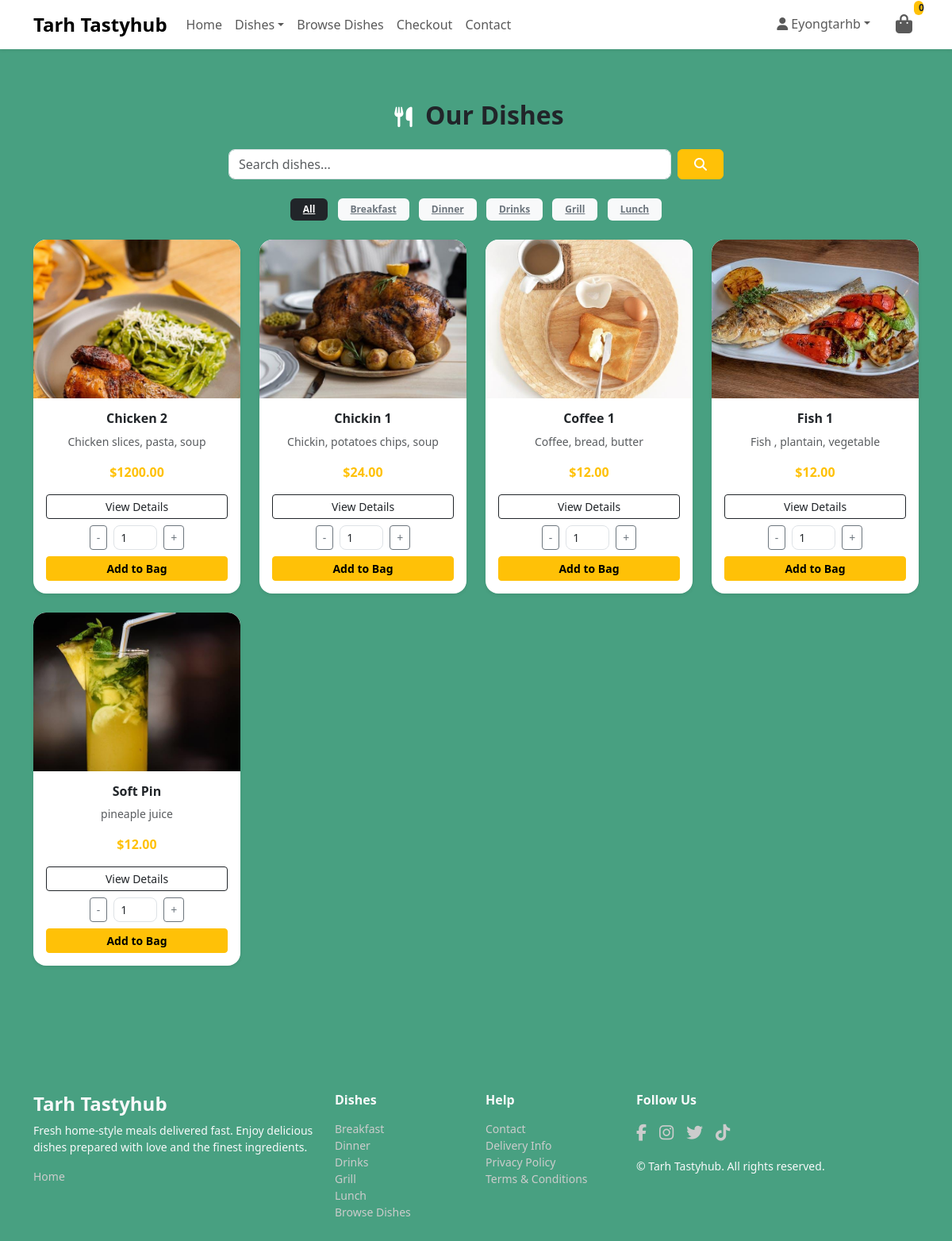
/dishes/ (signed in), run on the app's committed database.
### dishes/models.py (models this page shows, shortened)
class Category(models.Model):
    name = models.CharField(max_length=100, unique=True)
    slug = models.SlugField(max_length=100, unique=True, db_index=True)
    menu_type = models.CharField(
        max_length=50,
        choices=(
            ('Breakfast', 'Breakfast'),
            ('Lunch', 'Lunch'),
            ('Dinner', 'Dinner'),
            ('Grill', 'Grill'),
            ('Drinks', 'Drinks'),
        ),
        default='Breakfast'  # <-- added default to fix migration
    )
    description = models.TextField(blank=True, null=True)
    icon = models.ImageField(upload_to='category_icons/', blank=True, null=True)
    class Meta:
        verbose_name_plural = 'Categories'
        ordering = ('name',)
    def __str__(self):
        return self.name

class Dish(models.Model):
    DIETARY_CHOICES = (
        ('Vegetarian', 'Vegetarian'),
        ('Vegan', 'Vegan'),
        ('Gluten-Free', 'Gluten-Free'),
        ('Spicy', 'Spicy'),
        ('None', 'None'),
    )
    category = models.ForeignKey(Category, related_name='dishes', on_delete=models.CASCADE)
    name = models.CharField(max_length=200)
    slug = models.SlugField(max_length=200, db_index=True)
    description = models.TextField()
    ingredients = models.TextField(blank=True, null=True)
    dietary_info = models.CharField(max_length=50, choices=DIETARY_CHOICES, blank=True, null=True)
    prep_time = models.PositiveIntegerField(help_text="Preparation time in minutes", blank=True, null=True)
    price = models.DecimalField(
        max_digits=8,
        decimal_places=2,
        default=Decimal('0.00'),
        validators=[MinValueValidator(Decimal('0.00'))]
    )
    calories = models.PositiveIntegerField(blank=True, null=True)
    image = models.ImageField(upload_to='dishes/', blank=True, null=True)
    available = models.BooleanField(default=True)
    is_special = models.BooleanField(default=False)
    available_from = models.TimeField(blank=True, null=True)
    available_until = models.TimeField(blank=True, null=True)
    created = models.DateTimeField(auto_now_add=True)
    updated = models.DateTimeField(auto_now=True)
    objects = DishManager()
    class Meta:
        ordering = ('name',)
        constraints = [
            UniqueConstraint(fields=['category', 'slug'], name='unique_category_slug')
        ]
        indexes = [
            models.Index(fields=['slug']),
            models.Index(fields=['name']),
        ]

### dishes/views.py (the view)
# urls.py: path('', views.all_dishes, name='dish_list'),
def all_dishes(request):
    search_term = request.GET.get("q", "").strip()
    category_slug = request.GET.get("category", "").strip()
    page = request.GET.get("page", 1)
    categories = get_cached_categories()
    dishes = Dish.objects.available().with_portions().with_images().select_related("category")
    current_category = None
    if category_slug:
        current_category = get_object_or_404(Category, slug=category_slug)
        dishes = dishes.filter(category=current_category)
    if search_term:
        dishes = dishes.filter(name__icontains=search_term)
    paginator = Paginator(dishes, 12)
    try:
        dishes_page = paginator.page(page)
    except PageNotAnInteger:
        dishes_page = paginator.page(1)
    except EmptyPage:
        dishes_page = paginator.page(paginator.num_pages)
    context = {
        "dishes": dishes_page,
        "categories": categories,
        "current_category": current_category,
        "search_term": search_term,
    }
    return render(request, "dishes/dishes.html", context)

### dishes/context_processors.py (called while the page is built)
def menu_dishes(request):
    menu = cache.get('menu_dishes')
    if menu is None:
        menu = {}
        menu_types = ['Breakfast', 'Lunch', 'Grill', 'Drinks']
        for menu_type in menu_types:
            categories = Category.objects.filter(menu_type=menu_type).prefetch_related('dishes')
            menu[menu_type] = {
                category.name: category.dishes.filter(available=True)
                for category in categories
            }
        cache.set('menu_dishes', menu, 60 * 60)  # cache for 1 hour
    return {'menu_dishes': menu}

def categories_nav(request):
    categories = cache.get('nav_categories')
    if categories is None:
        categories = list(Category.objects.only('name', 'slug'))
        cache.set('nav_categories', categories, 60 * 60)  # cache for 1 hour
    return {'categories': categories}

### dishes/models.py (called while the page is built)
    def available(self):
        return self.filter(available=True)

    def with_portions(self):
        return self.prefetch_related('portions')

    def with_images(self):
        return self.prefetch_related('images')

    def get_queryset(self):
        return DishQuerySet(self.model, using=self._db)

    def available(self):
        return self.get_queryset().available()

### dishes/views.py (called while the page is built)
def get_cached_categories():
    key = "cached_category_menu"
    categories = cache.get(key)
    if not categories:
        categories = Category.objects.all().order_by("name")
        cache.set(key, categories, 3600)  # 1 hour
    return categories

### dishes/templates/dishes/dishes.html (shortened to what this page needs)
{% extends 'base.html' %}
{% load static %}
{% block content %}
  <div class="container py-5">
    <h2 class="fw-bold text-center mb-4">
      <span class="fa-icon"><i class="fa-solid fa-utensils"></i></span>
      Our Dishes
    </h2>
    <form method="GET" class="d-flex justify-content-center mb-4">
      <input id="search-input" type="text" name="q" value="{{ search_term }}" placeholder="Search dishes..." class="form-control w-50 me-2" />
      <button class="btn btn-warning fw-bold"><span class="fa-icon"><i class="fas fa-search"></i></span></button>
    </form>
    <div class="text-center mb-4">
      <a href="{% url 'dish_list' %}" class="badge bg-dark text-white mx-1 px-3 py-2">All</a>
      {% for category in categories %}
        <a href="{% url 'dish_list' %}?category={{ category.slug }}" class="badge bg-light text-secondary mx-1 px-3 py-2">{{ category.name }}</a>
      {% endfor %}
    </div>
    <div class="row g-4">
      {% for dish in dishes %}
        <div class="col-md-3 col-sm-6">
          <div class="card h-100 shadow-sm border-0 rounded-4 dish-card">
            {% if dish.image %}
              <img src="{{ dish.image.url }}" class="card-img-top rounded-top-4" alt="{{ dish.name }}" />
            {% else %}
              <img src="{% static 'images/no-image.png' %}" class="card-img-top rounded-top-4" />
            {% endif %}
            <div class="card-body text-center">
              <h6 class="fw-bold">{{ dish.name }}</h6>
              <p class="text-muted small">{{ dish.description|truncatewords:12 }}</p>
              <p class="fw-bold text-warning">${{ dish.price }}</p>
              <a href="{% url 'dish_detail' dish.slug %}" class="btn btn-outline-dark btn-sm w-100 mb-2">View Details</a>
              <div class="d-flex justify-content-center align-items-center mb-2">
                <button type="button" class="btn btn-sm btn-outline-secondary dish-qty-decrement">-</button>
                <input type="number" class="form-control form-control-sm mx-2 dish-qty" value="1" min="1" style="width:55px;" />
                <button type="button" class="btn btn-sm btn-outline-secondary dish-qty-increment">+</button>
              </div>
              <button class="btn btn-warning btn-sm w-100 fw-bold add-to-bag" data-id="{{ dish.id }}" data-portion-id="{% if dish.portions.all %}{{ dish.portions.first.id }}{% endif %}">Add to Bag</button>
            </div>
          </div>
        </div>
      {% empty %}
        <p class="text-center text-muted">No dishes found.</p>
      {% endfor %}
    </div>
  </div>
{% endblock %}

### templates/includes/main-nav.html (shortened to what this page needs)
{% load static %}
{% load dishes_extras %}
<nav class="navbar navbar-expand-lg navbar-light bg-white shadow-sm d-none d-lg-block">
  <div class="container">
    <a class="navbar-brand fw-bold" href="{% url 'home' %}">Tarh Tastyhub</a>
    <div class="collapse navbar-collapse" id="mainNavbar">
      <ul class="navbar-nav me-auto mb-2 mb-lg-0">
        <li class="nav-item">
          <a class="nav-link" href="{% url 'home' %}">Home</a>
        </li>
        <li class="nav-item dropdown">
          <a class="nav-link dropdown-toggle" href="#" id="dishesDropdown" role="button" data-bs-toggle="dropdown" aria-expanded="false">Dishes</a>
        </li>
        <li class="nav-item">
          <a class="nav-link" href="{% url 'dish_list' %}">Browse Dishes</a>
        </li>
        <li class="nav-item">
          <a class="nav-link" href="{% url 'checkout' %}">Checkout</a>
        </li>
        <li class="nav-item">
          <a class="nav-link" href="">Contact</a>
        </li>
      </ul>
      <ul class="navbar-nav ms-auto mb-2 mb-lg-0">
        {% if user.is_authenticated %}
          <li class="nav-item dropdown">
            <a class="nav-link dropdown-toggle" href="#" id="profileDropdown" role="button" data-bs-toggle="dropdown" aria-expanded="false"><i class="fa-solid fa-user"></i> {{ user.username }}</a>
          </li>
        {% else %}
          <li class="nav-item">
            <a class="nav-link" href="{% url 'account_login' %}">Login</a>
          </li>
        {% endif %}
        <li class="nav-item ms-3 position-relative">
          <a class="nav-link position-relative" href="{% url 'bag' %}">
            <i class="fa-solid fa-shopping-bag fs-4"></i>
            <span id="bag-count" class="bag-count position-absolute top-0 start-100 translate-middle badge rounded-pill bg-warning text-dark" style="font-size: 0.75rem;">{{ bag_count|default:0 }}</span>
          </a>
        </li>
      </ul>
    </div>
  </div>
</nav>

### templates/includes/footer.html
<footer class="tarhh-footer text-light pt-5 pb-4 mt-5">
  <div class="container">
    <div class="row gy-4">
      <div class="col-12 col-md-4">
        <h4 class="logo-font fw-bold">Tarh Tastyhub</h4>
        <p class="mt-2 small">Fresh home-style meals delivered fast. Enjoy delicious dishes prepared with love and the finest ingredients.</p>
        <ul class="list-unstyled small">
          <li>
            <a class="footer-link" href="{% url 'home' %}">Home</a>
          </li>
        </ul>
      </div>
      <div class="col-6 col-md-2">
        <h6 class="fw-bold mb-3">Dishes</h6>
        <ul class="list-unstyled small">
          {% if categories %}
            {% for category in categories %}
              <li>
                <a class="footer-link" href="{% url 'dish_list_by_category' category.slug %}">{{ category }}</a>
              </li>
            {% endfor %}
          {% else %}
            <li>
              <span class="text-muted small">No categories</span>
            </li>
          {% endif %}
          <li>
            <a class="footer-link" href="{% url 'dish_list' %}">Browse Dishes</a>
          </li>
        </ul>
      </div>
      <div class="col-6 col-md-2">
        <h6 class="fw-bold mb-3">Help</h6>
        <ul class="list-unstyled small">
          <li>
            <a href="#" class="footer-link">Contact</a>
          </li>
          <li>
            <a href="#" class="footer-link">Delivery Info</a>
          </li>
          <li>
            <a href="#" class="footer-link">Privacy Policy</a>
          </li>
          <li>
            <a href="#" class="footer-link">Terms & Conditions</a>
          </li>
        </ul>
      </div>
      <div class="col-12 col-md-4">
        <h6 class="fw-bold mb-3">Follow Us</h6>
        <div class="d-flex gap-3">
          <a href="#" class="social-icon"><i class="fab fa-facebook-f"></i></a>
          <a href="#" class="social-icon"><i class="fab fa-instagram"></i></a>
          <a href="#" class="social-icon"><i class="fab fa-twitter"></i></a>
          <a href="#" class="social-icon"><i class="fab fa-tiktok"></i></a>
        </div>
        <p class="small mt-3 mb-0">&copy; {{ now|date:'Y' }} Tarh Tastyhub. All rights reserved.</p>
      </div>
    </div>
  </div>
</footer>

### static/css/base.css (style rules this page uses)
* { padding: 0; margin: 0; }
body { background-color: rgba(39, 143, 106, 0.843); font-family: 'Poppins', 'Segoe UI', sans-serif; color: #212529; }
.navbar-brand { font-size: 1.5rem; font-weight: 700; }
.nav-link { font-weight: 500; transition: color 0.2s ease-in-out; }
.navbar .badge, .offcanvas .badge { font-size: 0.75rem; padding: 3px 6px; background-color: #dc3545; color: #fff; border-radius: 50%; position: absolute; top: -5px; right: -10px; }
.card { border-radius: 12px; transition: transform 0.3s; overflow: hidden; }
.card img { height: 200px; width: 100%; object-fit: cover; }
.btn-warning { color: #000; font-weight: 600; }
.form-control { border-radius: 8px; }
.fa-icon { font-size: 1.6rem; color: #ffff; transition: 0.3s ease-in-out; display: inline-flex; align-items: center; justify-content: center; padding: 0rem 0.5rem; }
.btn .fa-icon { font-size: 1rem; }
footer { align-items: center; }
.footer-link { color: #ccc; text-decoration: none; }
.social-icon { font-size: 1.3rem; color: #ccc; transition: 0.3s ease; }

### data on the page
Category: name "Breakfast"
Category: name "Dinner"
Category: name "Drinks"
Category: name "Grill"
Category: name "Lunch"
Dish: image (picture), name "Chicken 2", description "Chicken slices, pasta, soup", price "1200.00"
Dish: image (picture), name "Chickin 1", description "Chickin, potatoes chips, soup", price "24.00"
Dish: image (picture), name "Coffee 1", description "Coffee, bread, butter", price "12.00"
Dish: image (picture), name "Fish 1", description "Fish , plantain, vegetable", price "12.00"
Dish: image (picture), name "Soft Pin", description "pineaple juice", price "12.00"

### other printed values
{{ user.username }} "Eyongtarhb"
{{ bag_count|default:0 }} "0"
